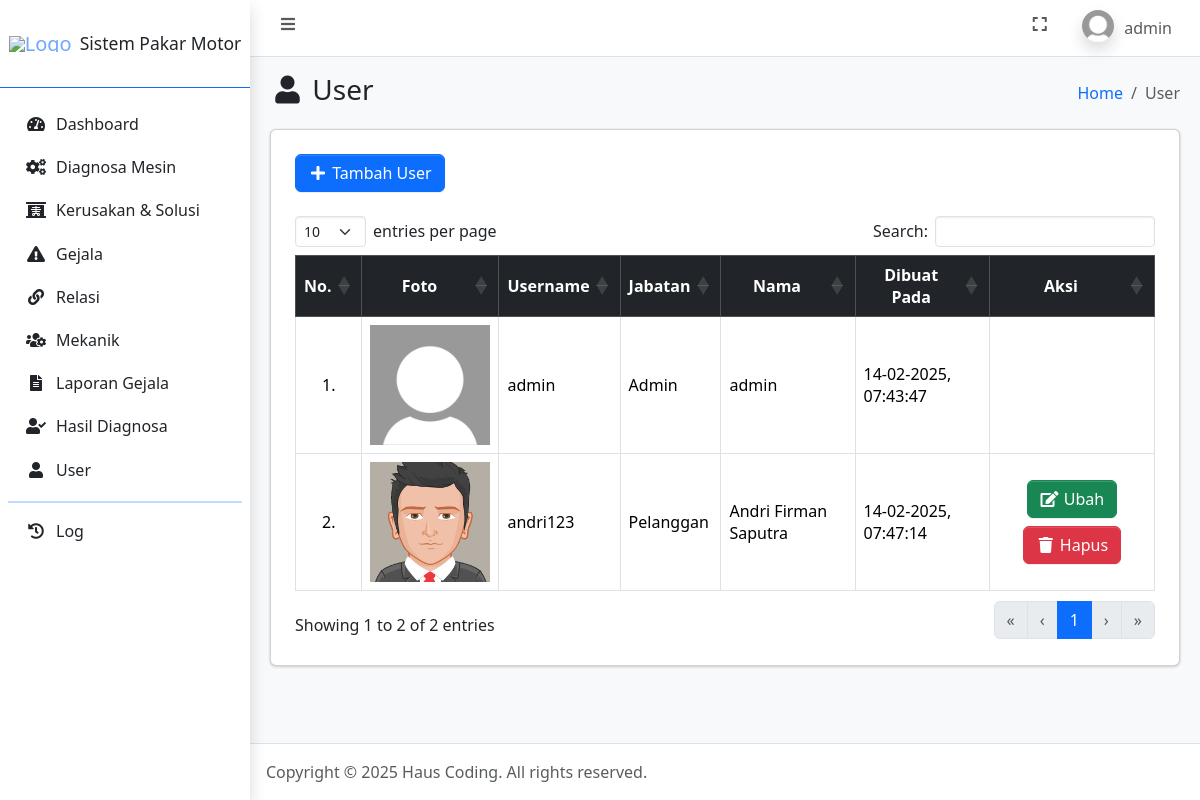
Before: /user.php (signed in) with the older database file.
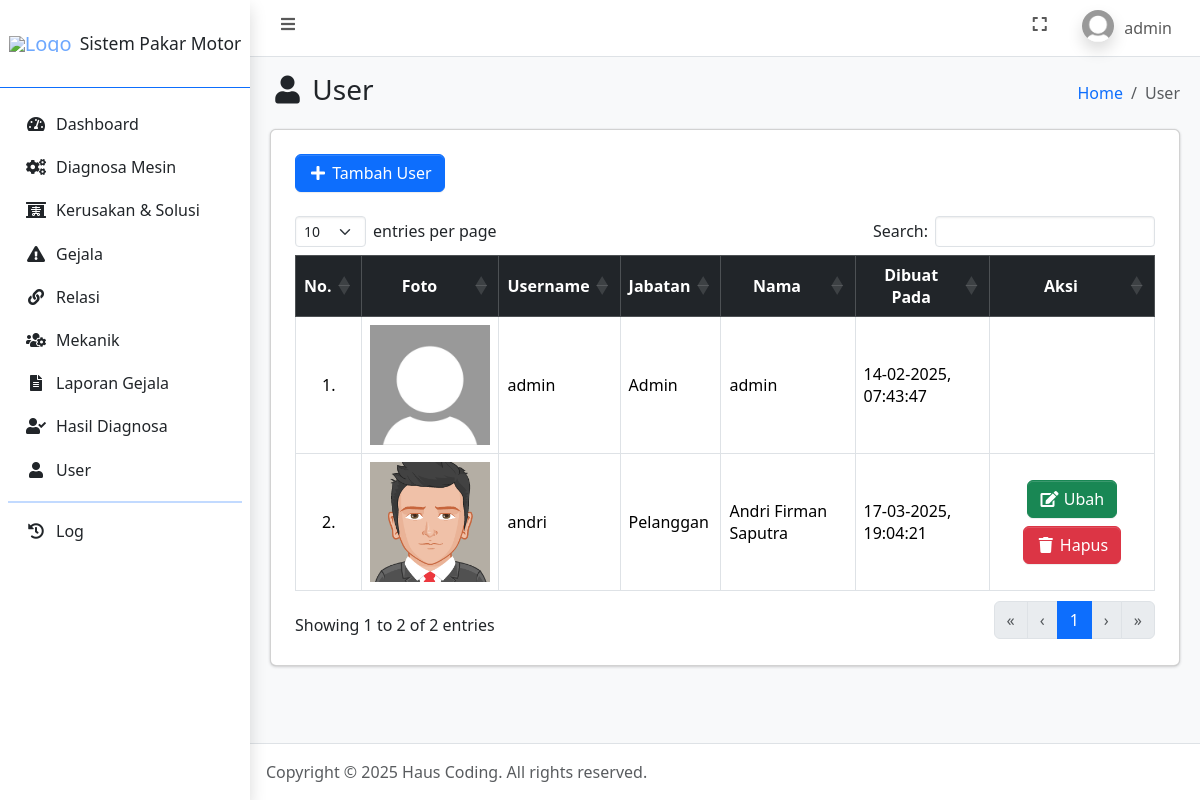
After: the same page with the newer database file.
### tables this page shows
CREATE TABLE `user` (
  `id_user` int(11) NOT NULL,
  `username` varchar(100) NOT NULL,
  `password` varchar(255) NOT NULL,
  `jabatan` enum('admin','pelanggan') NOT NULL,
  `nama` varchar(100) NOT NULL,
  `jenis_kelamin` enum('laki-laki','perempuan') NOT NULL,
  `tanggal_lahir` date NOT NULL,
  `alamat` text NOT NULL,
  `foto` text NOT NULL,
  `dibuat_pada` timestamp NOT NULL DEFAULT current_timestamp()
);

### connection.php (called while the page is built, shortened)
<?php
	$host = 'localhost';
	$user = 'root';
	$pass = '';
	$database = 'sistem_pakar_motor';
	$conn = mysqli_connect($host, $user, $pass, $database);
    if (isset($_SESSION['id_user'])) {
    	$id_user = $_SESSION['id_user'];
		$dataUser = mysqli_fetch_assoc(mysqli_query($conn, "SELECT * FROM user WHERE id_user = $id_user"));
	}
?>

### user.php (the view, shortened to what this page needs)
<?php
    require_once 'connection.php';
    $user = mysqli_query($conn, "SELECT * FROM user ORDER BY username ASC");
?>
<!DOCTYPE html>
<html lang="en">
<head>
    <?php include_once 'include/head.php'; ?>
</head>
<body class="layout-fixed sidebar-expand-lg bg-body-tertiary">
    <div class="app-wrapper">
        <?php include_once 'include/navbar.php'; ?>
        <?php include_once 'include/sidebar.php'; ?>
        <main class="app-main">
            <div class="app-content-header">
                <div class="container-fluid">
                    <div class="row">
                        <div class="col-sm-6">
                            <h3 class="mb-0"><i class="nav-icon fas fa-fw fa-user"></i> User</h3>
                        </div>
                        <div class="col-sm-6">
                            <ol class="breadcrumb float-sm-end">
                                <li class="breadcrumb-item"><a href="index.php">Home</a></li>
                                <li class="breadcrumb-item active" aria-current="page">
                                    User
                                </li>
                            </ol>
                        </div>
                    </div>
                </div>
            </div>
            <div class="app-content">
                <div class="container-fluid">
                    <div class="card">
                        <div class="card-body">
                            <div class="table-responsive p-2">
                                <a href="tambah_user.php" class="mb-3 btn btn-primary"><i class="fas fa-fw fa-plus"></i> Tambah User</a>
                                <table class="table table-bordered" id="table_id">
                                    <thead class="table-dark">
                                        <tr>
                                            <th class="text-center align-middle">No.</th>
                                            <th class="text-center align-middle">Foto</th>
                                            <th class="text-center align-middle">Username</th>
                                            <th class="text-center align-middle">Jabatan</th>
                                            <th class="text-center align-middle">Nama</th>
                                            <th class="text-center align-middle">Dibuat Pada</th>
                                            <th class="text-center align-middle">Aksi</th>
                                        </tr>
                                    </thead>
                                    <tbody>
                                        <?php $i = 1; ?>
                                        <?php foreach ($user as $du): ?>
                                            <tr>
                                                <td class="text-center align-middle"><?= $i++; ?>.</td>
                                                <td class="text-center align-middle"><img style="width: 7.5rem" src="assets/img/profiles/<?= $du['foto']; ?>" alt="<?= $du['foto']; ?>"></td>
                                                <td class="align-middle"><?= $du['username']; ?></td>
                                                <td class="align-middle"><?= ucwords($du['jabatan']); ?></td>
                                                <td class="align-middle"><?= $du['nama']; ?></td>
                                                <td class="align-middle"><?= date('d-m-Y, H:i:s', strtotime($du['dibuat_pada']));; ?></td>
                                                <td class="text-center align-middle">
                                                    <?php if ($du['username'] != 'admin'): ?>
                                                        <a href="ubah_user.php?id_user=<?= $du['id_user']; ?>" class="m-1 btn btn-success"><i class="fas fa-fw fa-edit"></i> Ubah</a>
                                                        <a href="hapus_user.php?id_user=<?= $du['id_user']; ?>" data-nama="<?= $du['username']; ?>" class="m-1 btn btn-danger btn-delete"><i class="fas fa-fw fa-trash"></i> Hapus</a>
                                                    <?php endif ?>
                                                </td>
                                            </tr>
                                        <?php endforeach ?>
                                    </tbody>
                                </table>
                            </div>
                        </div>
                    </div>
                </div>
            </div>
        </main>
        <?php include_once 'include/footer.php'; ?>
    </div>
</body>
</html>

### include/head.php (shortened to what this page needs)
<link rel="stylesheet" href="https://cdn.jsdelivr.net/npm/@fontsource/source-sans-3@5.0.12/index.css">
<link rel="stylesheet" href="assets/vendor/fontawesome/css/all.min.css">
<link rel="stylesheet" href="assets/vendor/datatables/css/dataTables.bootstrap5.css">
<link rel="stylesheet" href="assets/vendor/select2/css/select2.min.css">
<link rel="stylesheet" href="assets/vendor/select2/css/select2-bootstrap4.min.css">
<link rel="stylesheet" href="css/overlayscrollbars.min.css">
<link rel="stylesheet" href="css/adminlte.css">

### include/navbar.php (shortened to what this page needs)
<nav class="app-header navbar navbar-expand bg-body">
    <div class="container-fluid">
        <ul class="navbar-nav">
            <li class="nav-item"> <a class="nav-link" data-lte-toggle="sidebar" href="#" role="button"> <i class="fas fa-fw fa-bars"></i> </a> </li>
        </ul>
        <ul class="navbar-nav ms-auto">
            <li class="nav-item"> <a class="nav-link" href="#" data-lte-toggle="fullscreen"> <i data-lte-icon="maximize" class="fas fa-fw fa-expand"></i> </a> </li>
            <li class="nav-item dropdown user-menu">
                <a href="#" class="nav-link dropdown-toggle" data-bs-toggle="dropdown" aria-expanded="false">
                    <img src="assets/img/profiles/<?= $dataUser['foto']; ?>" class="user-image rounded-circle shadow" alt="User Image">
                    <span class="d-none d-md-inline"><?= $dataUser['username']; ?></span>
                </a>
            </li>
        </ul>
    </div>
</nav>

### include/sidebar.php (shortened to what this page needs)
<aside class="app-sidebar bg-white shadow" data-bs-theme="dark">
    <div class="sidebar-brand border-primary border-bottom">
        <a href="index.php" class="brand-link">
            <img src="assets/img/properties/logo.png" alt="Logo" class="brand-image-xl">
            <span class="brand-text fw-light text-dark small text-wrap">Sistem Pakar Motor</span>
        </a>
    </div>
    <div class="sidebar-wrapper">
        <nav class="mt-2">
            <ul class="nav sidebar-menu flex-column" data-lte-toggle="treeview" role="menu" data-accordion="false">
                <li class="nav-item">
                    <a href="index.php" class="nav-link text-dark <?= ($_SERVER['REQUEST_URI'] == '/sistem_pakar_motor/index.php') ? 'active' : ''; ?>"> <i class="nav-icon fas fa-fw fa-tachometer-alt"></i>
                        <p>Dashboard</p>
                    </a>
                </li>
                <li class="nav-item">
                    <a href="diagnosa_mesin.php" class="nav-link text-dark <?= ($_SERVER['REQUEST_URI'] == '/sistem_pakar_motor/diagnosa_mesin.php') ? 'active' : ''; ?>"> <i class="nav-icon fas fa-fw fa-cogs"></i>
                        <p>Diagnosa Mesin</p>
                    </a>
                </li>
                <li class="nav-item">
                    <a href="kerusakan_solusi.php" class="nav-link text-dark <?= ($_SERVER['REQUEST_URI'] == '/sistem_pakar_motor/kerusakan_solusi.php') ? 'active' : ''; ?>"> <i class="nav-icon fas fa-fw fa-x-ray"></i>
                        <p>Kerusakan & Solusi</p>
                    </a>
                </li>
                <li class="nav-item">
                    <a href="gejala.php" class="nav-link text-dark <?= ($_SERVER['REQUEST_URI'] == '/sistem_pakar_motor/gejala.php') ? 'active' : ''; ?>"> <i class="nav-icon fas fa-fw fa-exclamation-triangle"></i>
                        <p>Gejala</p>
                    </a>
                </li>
                <li class="nav-item">
                    <a href="relasi.php" class="nav-link text-dark <?= ($_SERVER['REQUEST_URI'] == '/sistem_pakar_motor/relasi.php') ? 'active' : ''; ?>"> <i class="nav-icon fas fa-fw fa-link"></i>
                        <p>Relasi</p>
                    </a>
                </li>
                <li class="nav-item">
                    <a href="mekanik.php" class="nav-link text-dark <?= ($_SERVER['REQUEST_URI'] == '/sistem_pakar_motor/mekanik.php') ? 'active' : ''; ?>"> <i class="nav-icon fas fa-fw fa-users-cog"></i>
                        <p>Mekanik</p>
                    </a>
                </li>
                <li class="nav-item">
                    <a href="laporan_gejala.php" class="nav-link text-dark <?= ($_SERVER['REQUEST_URI'] == '/sistem_pakar_motor/laporan_gejala.php') ? 'active' : ''; ?>"> <i class="nav-icon fas fa-fw fa-file-alt"></i>
                        <p>Laporan Gejala</p>
                    </a>
                </li>
                <li class="nav-item">
                    <a href="hasil_diagnosa.php" class="nav-link text-dark <?= ($_SERVER['REQUEST_URI'] == '/sistem_pakar_motor/hasil_diagnosa.php') ? 'active' : ''; ?>"> <i class="nav-icon fas fa-fw fa-user-check"></i>
                        <p>Hasil Diagnosa</p>
                    </a>
                </li>
                <?php if ($dataUser['jabatan'] == 'admin'): ?>
                    <li class="nav-item">
                        <a href="user.php" class="nav-link text-dark <?= ($_SERVER['REQUEST_URI'] == '/sistem_pakar_motor/user.php') ? 'active' : ''; ?>"> <i class="nav-icon fas fa-fw fa-user"></i>
                            <p>User</p>
                        </a>
                    </li>
                <?php endif ?>
                <hr class="sidebar-divider">
                <li class="nav-item">
                    <a href="log.php" class="nav-link text-dark <?= ($_SERVER['REQUEST_URI'] == '/sistem_pakar_motor/log.php') ? 'active' : ''; ?>"> <i class="nav-icon fas fa-fw fa-history"></i>
                        <p>Log</p>
                    </a>
                </li>
            </ul>
        </nav>
    </div>
</aside>

### include/footer.php (shortened to what this page needs)
<footer class="app-footer">
        Copyright &copy; 2025 Haus Coding.
    All rights reserved.
</footer>

Changed rows visible on the page:
removed user: foto (placeholder picture), username "andri123", jabatan "Pelanggan", nama "Andri Firman Saputra", dibuat_pada "14-02-2025, 07:47:14"
added user: foto (placeholder picture), username "andri", jabatan "Pelanggan", nama "Andri Firman Saputra", dibuat_pada "17-03-2025, 19:04:21"
